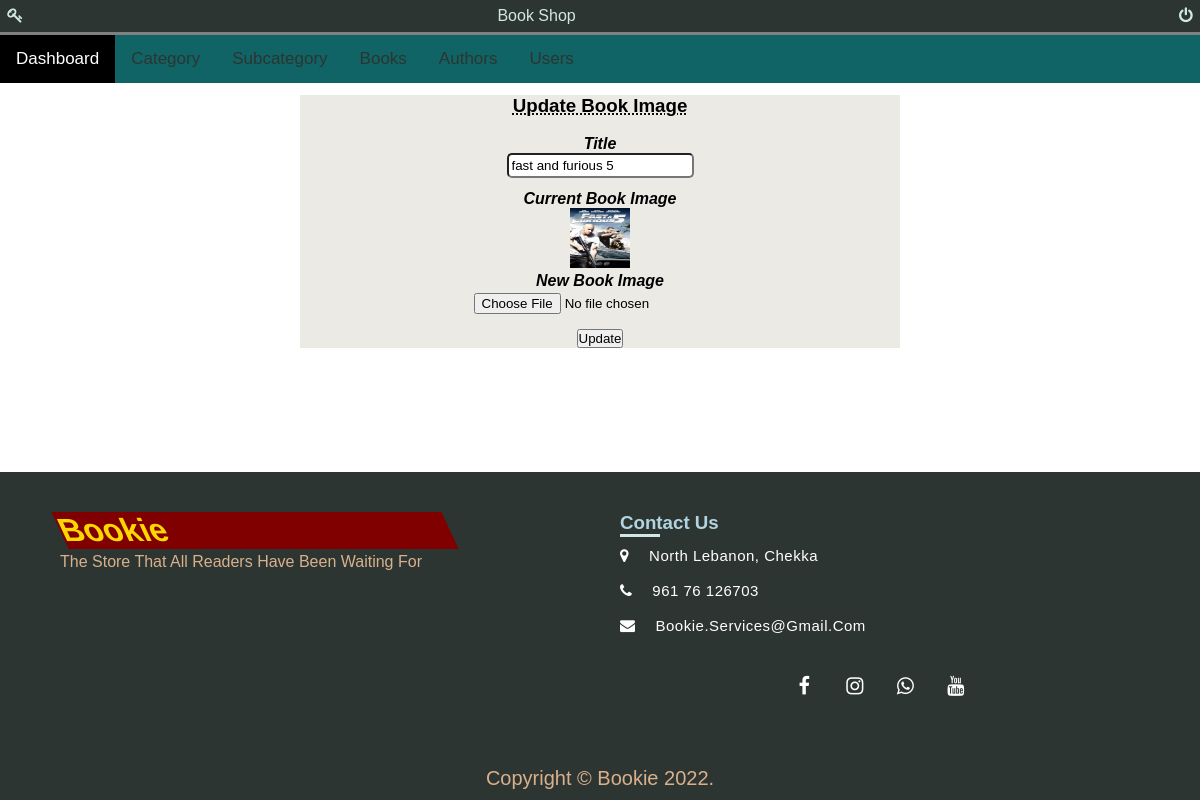
The page /admin/updateimage.php?bName=fast and furious 5 (signed in) on the database its author committed.
### tables this page shows
CREATE TABLE `books` (
  `id` int(11) NOT NULL,
  `bookToken` varchar(255) NOT NULL,
  `categoryName` varchar(255) NOT NULL,
  `subcategoryName` varchar(255) NOT NULL,
  `title` varchar(255) NOT NULL,
  `brief` longtext NOT NULL,
  `authorName` varchar(255) NOT NULL,
  `coverImage` varchar(255) NOT NULL,
  `bookPrice` int(50) NOT NULL,
  `bookPriceBeforeDiscount` int(50) NOT NULL,
  `status` varchar(255) NOT NULL,
  `bookAvailability` varchar(255) NOT NULL,
  `shippingCharge` int(11) NOT NULL,
  `bookStatus` int(11) NOT NULL,
  `bookFeatured` int(11) NOT NULL,
  `publishedDate` timestamp NOT NULL DEFAULT current_timestamp(),
  `updatedDate` varchar(255) NOT NULL
);

### admin/updateimage.php (the view, shortened to what this page needs)
<?php
include('db/connection.php');
if(strlen($_SESSION['email'])==0)
	{
header('location:index.php');
}
else{
  $bName=$_GET['bName'];
?>
<!DOCTYPE html>
<html lang="en">
<head>
	<link href="https://cdn.datatables.net/1.11.3/css/jquery.dataTables.min.css" rel="stylesheet">
			<link rel="stylesheet" href="https://cdnjs.cloudflare.com/ajax/libs/font-awesome/4.7.0/css/font-awesome.min.css">
			<link href="css/admin.css" rel="stylesheet">
</head>
<body>
	<?php include('includes/topnavigation.php');?>
<center>
	<div class="container">
	<div class="titlewrapper">
		<h3 class="title">update Book image</h3>
	</div>
	<div class="wrapper">
	<br />
			<form class="admin_form" name="insertproduct" method="post" enctype="multipart/form-data">
<?php
$query=mysqli_query($con,"SELECT title,coverImage FROM books WHERE title='$bName'");
while($row=mysqli_fetch_array($query))
{
?>
				<div class="adminform_div">
				<label class="adminform_label" for="basicinput">Title</label><br>
				<input type="text"   name="title"  readonly value="<?php echo htmlentities($row['title']);?>" class="adminform_input" required>
				</div>
				<div class="adminform_div">
				<label class="adminform_label" for="basicinput">Current Book Image</label><br>
				<img src="productimages/<?php echo htmlentities($bName);?>/<?php echo htmlentities($row['coverImage']);?>" width="60" height="60">
				</div>
				<div class="adminform_div">
				<label class="adminform_label" for="basicinput">New book Image</label><br>
				<input type="file" name="coverImage" id="coverImage" value="" class="adminform_input" required>
				</div>
				<?php } ?>
					<div class="adminform_div">
							<button type="submit" name="submit" class="btn">Update</button>
					</div>
				</form>
			</div>
</div>
</center>
	<?php include('includes/footer.inc.php');?>
</body>
<?php } ?>

### admin/css/admin.css (style rules this page uses)
.container { background-color: #ECEAE4; width: 50%; }
.titlewrapper .title { text-transform: capitalize; font-family: sans-serif; transition: 1s; text-decoration: underline; text-decoration-style: dotted; font-weight: 900; margin-top: 2%; }
.adminform_label { color: black; font-weight: bold; font-style: oblique; margin-bottom: 2%; text-transform: capitalize; }
.adminform_input, .adminform_select { border-radius: 5px; padding: 0.5%; margin-bottom: 2%; }

### admin/includes/topnavigation.php (style rules this page uses)
* { margin: 0; padding: 0; box-sizing: border-box; font-family: sans-serif; }

### admin/includes/footer.inc.php (style rules this page uses)
.body_footer { position: relative; padding-bottom: 448px; min-height: 100vh; }

### rows shown on the page
books: title "fast and furious 5", coverImage (picture)
